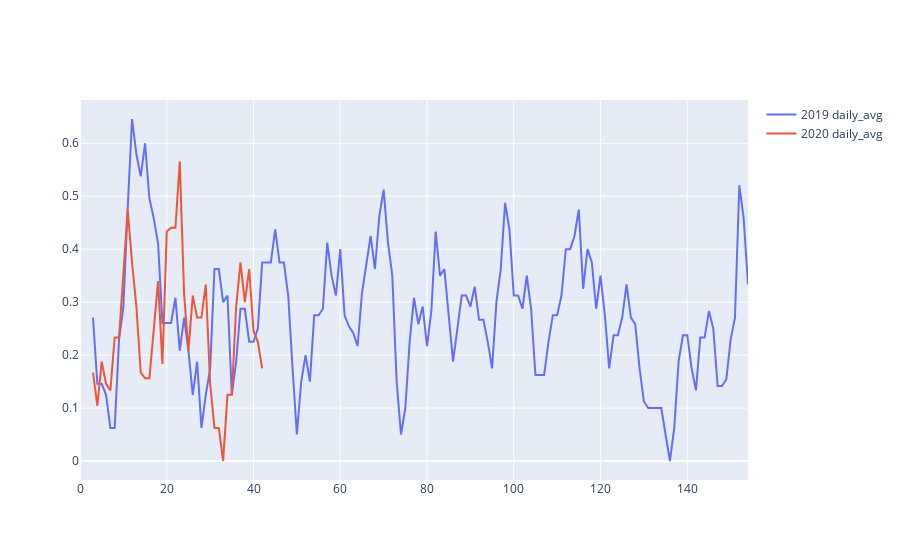

The notebook cell this image was saved under:
### Code cell
fig.show()

### Figure 1 — Plotly figure (JSON) as saved in the notebook; plotly's stock layout.template omitted (floating-point values rounded to 4 significant figures; data arrays with more than 128 entries replaced by an {"elided": "..."} marker saying what was removed)
{"data": [{"mode": "lines", "name": "2019 daily_avg", "type": "scatter", "x": {"elided": "155 int values"}, "y": {"elided": "155 float values"}}, {"mode": "lines", "name": "2020 daily_avg", "type": "scatter", "x": [0, 1, 2, 3, 4, 5, 6, 7, 8, 9, 10, 11, 12, 13, 14, 15, 16, 17, 18, 19, 20, 21, 22, 23, 24, 25, 26, 27, 28, 29, 30, 31, 32, 33, 34, 35, 36, 37, 38, 39, 40, 41, 42], "y": [null, null, null, 0.1667, 0.1042, 0.1875, 0.1458, 0.1333, 0.2333, 0.2333, 0.3583, 0.475, 0.375, 0.2917, 0.1667, 0.1563, 0.1563, 0.2563, 0.3396, 0.1833, 0.4333, 0.4405, 0.4405, 0.5655, 0.3155, 0.2083, 0.3125, 0.2708, 0.2708, 0.3333, 0.1458, 0.0625, 0.0625, 0, 0.125, 0.125, 0.2917, 0.375, 0.3, 0.3625, 0.2458, 0.225, 0.175]}], "layout": {}}
